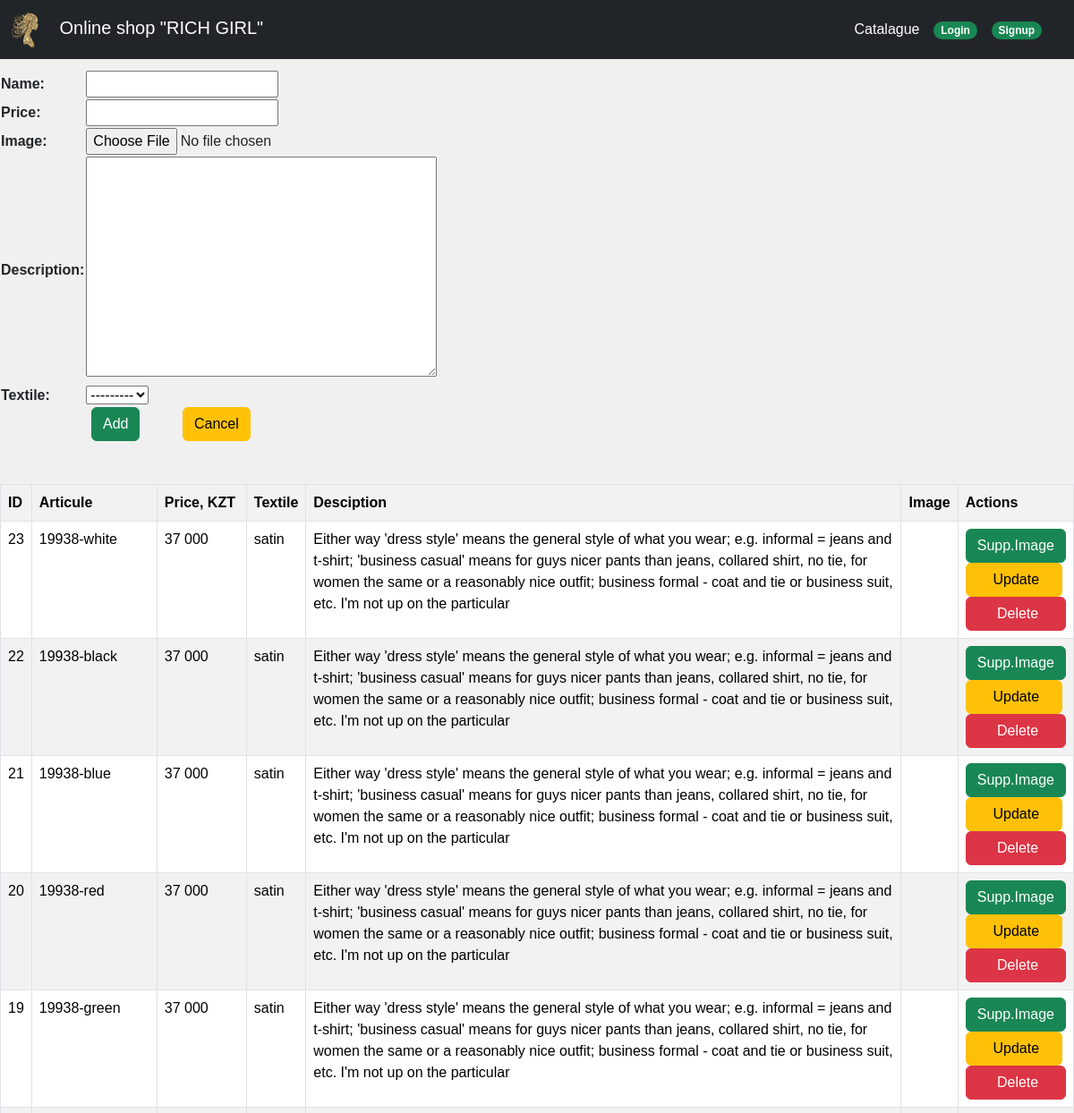
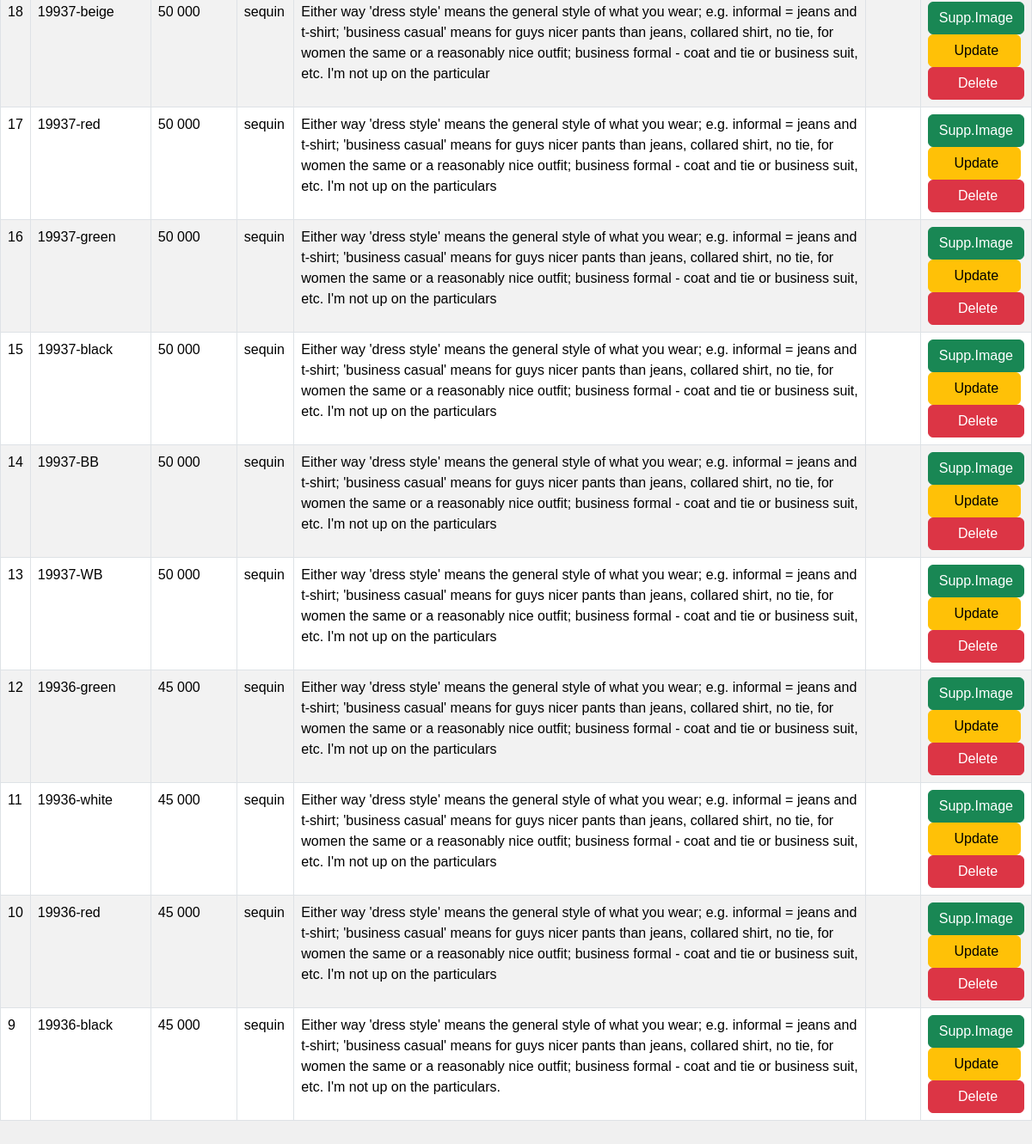
Screenshot of /addgoods/ with the database file from the repository (2 pictures, top to bottom).
### app/models.py (models this page shows, shortened)
class Textile(models.Model):
    textile = models.CharField(max_length=50)
    def __str__(self):
        return self.textile

class Product(models.Model):
    name = models.CharField(max_length=30, unique=True)
    price = models.IntegerField()
    image = ThumbnailerImageField(upload_to=image_path)
    description = models.TextField(max_length=1000)
    textile = models.ForeignKey(Textile, related_name='products', on_delete=models.CASCADE)

### app/views.py (the view, shortened to what this page needs)
# urls.py: path('addgoods/', AddProduct.as_view(), name='addproduct'),
class AddProduct(View):
    def get(self, request):
        form= AddProductForm()
        products = Product.objects.all().order_by('-id')
        context = {'info': products, 'form': form}
        return render(request, 'addproduct.html', context)

### app/forms.py (shortened to what this page needs)
class AddProductForm(forms.ModelForm):
    class Meta:
        model = Product
        fields = ('__all__')

### app/templatetags/custom_filters.py (called while the page is built)
@register.filter
def thousands_with_spaces(value):
    try:
        value = int(value) if isinstance(value, str) else value
        formatted_value = "{:,}".format(value).replace(",", " ")
        return formatted_value
    except (ValueError, TypeError):
        return value

### templates/addproduct.html (shortened to what this page needs)
{% extends "base.html" %}
{% load custom_filters %}
{% block content %}
    <div>
        <div>
            <form method="post" enctype="multipart/form-data">
                <table>
                    {{ form.as_table }}
                </table>
                <div class="row">
                    <div class="col-md-1"> </div>
                    <div class="col-md-1">
                        <button type="submit" class="btn btn-success">Add </button>
                    </div>
                    <div class="col-md-1">
                        <a href="{% url 'home' %}" class="btn btn-warning">Cancel</a>
                    </div>
                </div>
            </form>
        <div> <br> <br>
            <table class="table table-bordered table-striped">
                <tr>
                    <th> ID </th>
                    <th> Articule </th>
                    <th> Price, KZT </th>
                    <th> Textile </th>
                    <th> Desciption </th>
                    <th> Image </th>
                    <th> Actions</th>
                </tr>
            {% for each in info %}
                <tr>
                    <td> {{ each.id}} </td>
                    <td style='width:140px;'> {{ each.name }} </td>
                    <td style='width:100px;'> {{ each.price|thousands_with_spaces }} </td>
                    <td> {{ each.textile }} </td>
                    <td> {{ each.description }} </td>
                    <td> <img src='{{ each.image.lenta.url }}' height='150px'> </td>
                    <td><a href="{% url 'addimage' product_pk=each.pk %}" class="btn btn-success"> Supp.Image </a> <br>
                        <a href="{% url 'update' each.id %}" class="btn btn-warning btn-block"> &nbsp&nbsp&nbsp Update&nbsp&nbsp&nbsp</a> <br>
                        <a href="{% url 'delete' each.id %}" class="btn btn-danger btn-block"> &nbsp&nbsp&nbsp&nbsp Delete &nbsp&nbsp&nbsp</a></td>
                </tr>
            {% endfor %}
            </table>
    </div>
{% endblock %}

### static/css/style9.css (style rules this page uses)
body { font-family: Arial, sans-serif; background-color: #f0f0f0; margin: 0; padding: 0; }
a { text-decoration: none; color: black; }

### static/css/carousel.css (style rules this page uses)
body { padding-top: 3rem; padding-bottom: 3rem; color: rgb(var(--bs-tertiary-color-rgb)); }

### templates/base.html (style rules this page uses)
* { box-sizing: border-box; }

### rows the page displays
Textile: textile "---------"
Product: id "23", name "19938-white", price|thousands_with_spaces "37 000", textile "satin", description "Either way 'dress style' means the general style of what you wear; e.g. informal = jeans and t-shirt; 'business casual' means for guys nicer pants than jeans, collared shirt, no tie, for women the same or a reasonably nice outfit; business formal - coat and tie or business suit, etc. I'm not up on the particular"
Product: id "22", name "19938-black", price|thousands_with_spaces "37 000", textile "satin", description "Either way 'dress style' means the general style of what you wear; e.g. informal = jeans and t-shirt; 'business casual' means for guys nicer pants than jeans, collared shirt, no tie, for women the same or a reasonably nice outfit; business formal - coat and tie or business suit, etc. I'm not up on the particular"
Product: id "21", name "19938-blue", price|thousands_with_spaces "37 000", textile "satin", description "Either way 'dress style' means the general style of what you wear; e.g. informal = jeans and t-shirt; 'business casual' means for guys nicer pants than jeans, collared shirt, no tie, for women the same or a reasonably nice outfit; business formal - coat and tie or business suit, etc. I'm not up on the particular"
Product: id "20", name "19938-red", price|thousands_with_spaces "37 000", textile "satin", description "Either way 'dress style' means the general style of what you wear; e.g. informal = jeans and t-shirt; 'business casual' means for guys nicer pants than jeans, collared shirt, no tie, for women the same or a reasonably nice outfit; business formal - coat and tie or business suit, etc. I'm not up on the particular"
Product: id "19", name "19938-green", price|thousands_with_spaces "37 000", textile "satin", description "Either way 'dress style' means the general style of what you wear; e.g. informal = jeans and t-shirt; 'business casual' means for guys nicer pants than jeans, collared shirt, no tie, for women the same or a reasonably nice outfit; business formal - coat and tie or business suit, etc. I'm not up on the particular"
Product: id "18", name "19937-beige", price|thousands_with_spaces "50 000", textile "sequin", description "Either way 'dress style' means the general style of what you wear; e.g. informal = jeans and t-shirt; 'business casual' means for guys nicer pants than jeans, collared shirt, no tie, for women the same or a reasonably nice outfit; business formal - coat and tie or business suit, etc. I'm not up on the particular"
Product: id "17", name "19937-red", price|thousands_with_spaces "50 000", textile "sequin", description "Either way 'dress style' means the general style of what you wear; e.g. informal = jeans and t-shirt; 'business casual' means for guys nicer pants than jeans, collared shirt, no tie, for women the same or a reasonably nice outfit; business formal - coat and tie or business suit, etc. I'm not up on the particulars"
Product: id "16", name "19937-green", price|thousands_with_spaces "50 000", textile "sequin", description "Either way 'dress style' means the general style of what you wear; e.g. informal = jeans and t-shirt; 'business casual' means for guys nicer pants than jeans, collared shirt, no tie, for women the same or a reasonably nice outfit; business formal - coat and tie or business suit, etc. I'm not up on the particulars"
Product: id "15", name "19937-black", price|thousands_with_spaces "50 000", textile "sequin", description "Either way 'dress style' means the general style of what you wear; e.g. informal = jeans and t-shirt; 'business casual' means for guys nicer pants than jeans, collared shirt, no tie, for women the same or a reasonably nice outfit; business formal - coat and tie or business suit, etc. I'm not up on the particulars"
Product: id "14", name "19937-BB", price|thousands_with_spaces "50 000", textile "sequin", description "Either way 'dress style' means the general style of what you wear; e.g. informal = jeans and t-shirt; 'business casual' means for guys nicer pants than jeans, collared shirt, no tie, for women the same or a reasonably nice outfit; business formal - coat and tie or business suit, etc. I'm not up on the particulars"
Product: id "13", name "19937-WB", price|thousands_with_spaces "50 000", textile "sequin", description "Either way 'dress style' means the general style of what you wear; e.g. informal = jeans and t-shirt; 'business casual' means for guys nicer pants than jeans, collared shirt, no tie, for women the same or a reasonably nice outfit; business formal - coat and tie or business suit, etc. I'm not up on the particulars"
Product: id "12", name "19936-green", price|thousands_with_spaces "45 000", textile "sequin", description "Either way 'dress style' means the general style of what you wear; e.g. informal = jeans and t-shirt; 'business casual' means for guys nicer pants than jeans, collared shirt, no tie, for women the same or a reasonably nice outfit; business formal - coat and tie or business suit, etc. I'm not up on the particulars"
Product: id "11", name "19936-white", price|thousands_with_spaces "45 000", textile "sequin", description "Either way 'dress style' means the general style of what you wear; e.g. informal = jeans and t-shirt; 'business casual' means for guys nicer pants than jeans, collared shirt, no tie, for women the same or a reasonably nice outfit; business formal - coat and tie or business suit, etc. I'm not up on the particulars"
Product: id "10", name "19936-red", price|thousands_with_spaces "45 000", textile "sequin", description "Either way 'dress style' means the general style of what you wear; e.g. informal = jeans and t-shirt; 'business casual' means for guys nicer pants than jeans, collared shirt, no tie, for women the same or a reasonably nice outfit; business formal - coat and tie or business suit, etc. I'm not up on the particulars"
Product: id "9", name "19936-black", price|thousands_with_spaces "45 000", textile "sequin", description "Either way 'dress style' means the general style of what you wear; e.g. informal = jeans and t-shirt; 'business casual' means for guys nicer pants than jeans, collared shirt, no tie, for women the same or a reasonably nice outfit; business formal - coat and tie or business suit, etc. I'm not up on the particulars."
